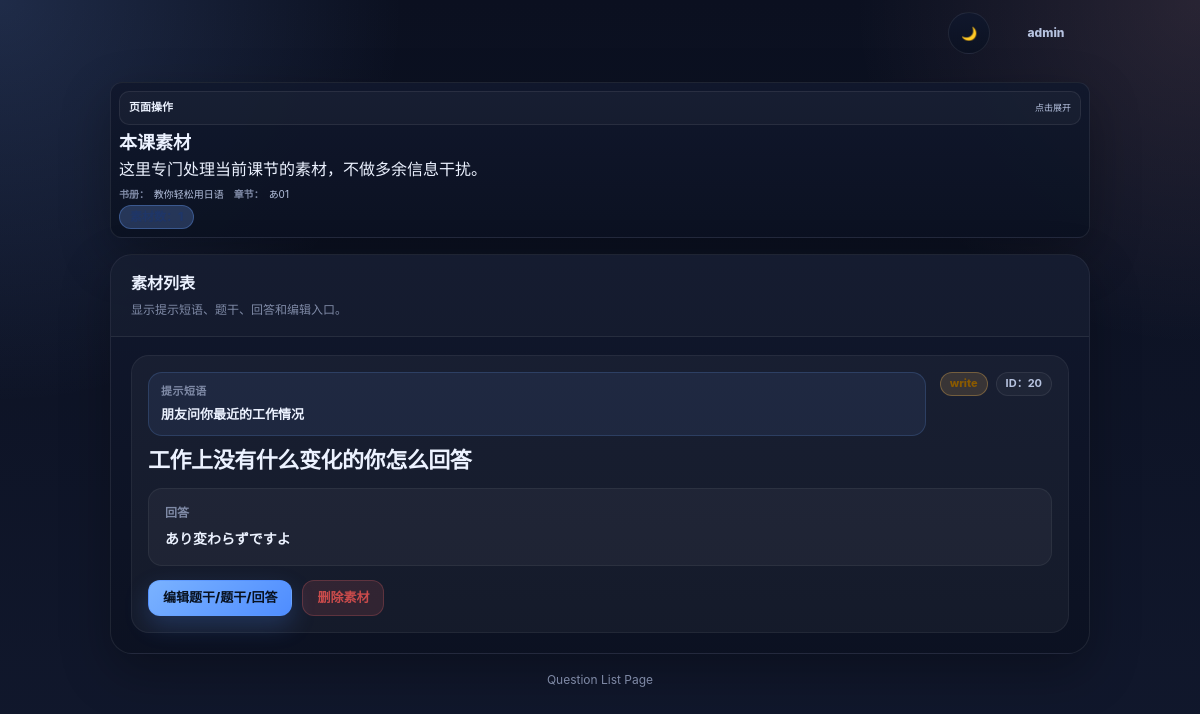
The page /lesson/7/questions/ (signed in) on the database its author committed.
### app/train/models.py (models this page shows, shortened)
class Book(models.Model):
    owner = models.ForeignKey(User, on_delete=models.CASCADE)
    title = models.CharField(max_length=200)
    description = models.TextField(blank=True)

class Lesson(models.Model):
    book = models.ForeignKey(Book, on_delete=models.CASCADE)
    title = models.CharField(max_length=200)
    order = models.IntegerField(default=0)
    class Meta:
        ordering = ["order", "id"]

class Question(models.Model):
    lesson = models.ForeignKey(
        Lesson,
        on_delete=models.CASCADE,
        null=True,
        blank=True
    )
    prompt_text = models.TextField()
    answer_text = models.TextField()
    audio_url = models.URLField(blank=True, null=True)

### app/train/views/train_views.py (the view)
# urls.py: path("lesson/<int:lesson_id>/questions/", lesson_question_list, name="lesson-question-list"),
@login_required
def lesson_question_list(request, lesson_id):
    lesson = get_object_or_404(
        Lesson,
        id=lesson_id,
        book__owner=request.user
    )
    questions = list(
        Question.objects.filter(
            lesson=lesson
        ).order_by("id")
    )
    for question in questions:
        training = question.training_items.order_by("id").first()
        question.display_qtype = training.item_type if training else ""
        question.display_instruction = (
            (training.instruction_text or "").strip()
            if training else ""
        )
        question.display_source_text = (
            (training.source_text or question.prompt_text or "").strip()
            if training else (question.prompt_text or "").strip()
        )
        question.display_target_answer = (
            (training.target_answer or question.answer_text or "").strip()
            if training else (question.answer_text or "").strip()
        )
    return render(request, "train/question_list.html", {
        "lesson": lesson,
        "book": lesson.book,
        "questions": questions,
        "head_actions": [
            {"label": "← 返回训练", "url": reverse("lesson-train", args=[lesson.id])},
            {"label": "返回章节页", "url": reverse("book-detail", args=[lesson.book.id])},
            {"label": "新增素材", "url": f"{reverse('builder-page')}?lesson_id={lesson.id}"},
        ],
        "head_meta": [
            {"label": "书册：", "text": lesson.book.title},
            {"label": "章节：", "text": lesson.title},
        ],
        "head_chips": [
            {"kind": "primary", "text": f"素材数：{len(questions)}"},
        ],
    })

### app/train/templates/train/question_list.html (shortened to what this page needs)
{% extends "train/base_train.html" %}
{% block content %}
{% firstof lesson.book.title book.title "未命名书册" as book_title %}
{% firstof lesson.title "未命名章节" as lesson_title %}
<div class="page">
    <div class="shell">
        {% include "train/includes/page_head.html" with head_type="materials" head_actions=head_actions head_actions_collapsed=True head_actions_title="页面操作" head_title="本课素材" head_desc="这里专门处理当前课节的素材，不做多余信息干扰。" head_meta=head_meta head_chips=head_chips %}
        <section class="list-card">
            <div class="card-header">
                <h2 class="card-title">素材列表</h2>
                <div class="card-subtitle">显示提示短语、题干、回答和编辑入口。</div>
            </div>
            <div class="card-body">
                {% if questions %}
                    <div class="question-list">
                        {% for question in questions %}
                            {% firstof question.display_instruction "" as instruction_text %}
                            {% firstof question.display_source_text question.prompt_text question.question_text question.question "未命名题目" as question_prompt %}
                            {% firstof question.display_target_answer question.answer_text question.answer "暂无答案" as answer_text %}
                            {% firstof question.display_qtype "未分类" as qtype %}
                            <article class="question-item">
                                <div class="question-top">
                                    <div class="question-main">
                                        {% if instruction_text %}
                                            <div class="instruction-box">
                                                <div class="instruction-label">提示短语</div>
                                                <div class="instruction-value">{{ instruction_text }}</div>
                                            </div>
                                        {% endif %}
                                        <h3 class="question-title">{{ question_prompt }}</h3>
                                    </div>
                                    <div class="question-meta">
                                        <span class="chip warning">{{ qtype }}</span>
                                        <span class="chip">ID：{{ question.id }}</span>
                                    </div>
                                </div>
                                <div class="answer-box">
                                    <div class="answer-label">回答</div>
                                    <div class="answer-value">{{ answer_text }}</div>
                                </div>
                                <div class="actions">
                                    <a href="{% url 'question-edit' question.id %}?next={{ request.path }}" class="primary-btn">编辑题干/题干/回答</a>
                                    <form
                                        method="post"
                                        action="{% url 'question-delete' question.id %}?next={{ request.path }}"
                                        class="inline-form"
                                        onsubmit="return confirm('确定删除这条素材吗？删除后将无法恢复。');"
                                    >
                                        <button type="submit" class="danger-btn">删除素材</button>
                                    </form>
                                </div>
                            </article>
                        {% endfor %}
                    </div>
                {% else %}
                    <div class="empty-card">
                        <div class="empty-title">还没有素材</div>
                        <div>先新增第一条素材，再回到训练页继续处理。</div>
                    </div>
                {% endif %}
            </div>
        </section>
        <div class="footer-note">Question List Page</div>
    </div>
</div>
{% endblock %}

### app/train/templates/train/base_train.html (shortened to what this page needs)
{% load static %}
<!DOCTYPE html>
<html lang="zh-CN" data-theme="dark">
<head>
    <link rel="stylesheet" href="{% static 'train/css/theme.css' %}">
</head>
<body class="train-body {% block body_class %}{% endblock %}">
    {% block global_theme_switch %}
    <div class="global-utility-bar">
        <div class="global-theme-switch">
            <button id="themeToggleBtn" aria-label="切换页面风格" title="切换页面风格">
            </button>
        </div>
        {% if request.user.is_authenticated %}
        <details class="user-menu global-user-menu">
            <summary class="user-pill">{{ request.user.username }}</summary>
        </details>
        {% endif %}
    </div>
    {% endblock %}
    {% block content %}{% endblock %}
</body>
</html>

### app/train/templates/train/includes/page_head.html (shortened to what this page needs)
<section class="page-head page-head--{{ head_type|default:'default' }}">
    {% if head_actions %}
        {% if head_actions_collapsed %}
            <details class="page-head__actions-fold">
                <summary class="page-head__actions-summary">
                    <span class="page-head__actions-title">{{ head_actions_title|default:"页面操作" }}</span>
                    <span class="page-head__actions-hint">点击展开</span>
                </summary>
            </details>
        {% else %}
            <div class="page-head__actions-inline">
                {% for action in head_actions %}
                    <a href="{{ action.url }}" class="page-head__action-link">{{ action.label }}</a>
                {% endfor %}
            </div>
        {% endif %}
    {% endif %}
    <div class="page-head__main">
        <h1 class="page-head__title">{{ head_title }}</h1>
        {% if head_desc %}
            <div class="page-head__desc">{{ head_desc }}</div>
        {% endif %}
        {% if head_meta %}
            <div class="page-head__meta">
                {% for item in head_meta %}
                    <span class="page-head__meta-item">
                        {% if item.label %}<strong>{{ item.label }}</strong>{% endif %}
                        {{ item.text }}
                    </span>
                {% endfor %}
            </div>
        {% endif %}
        {% if head_chips %}
            <div class="page-head__chips">
                {% for chip in head_chips %}
                    <span
                        class="page-head__chip page-head__chip--{{ chip.kind|default:'neutral' }}"
                    >
                    </span>
                {% endfor %}
            </div>
        {% endif %}
    </div>
</section>

### app/train/templates/train/question_list.html (style rules this page uses)
.page { width: min(var(--max-width), calc(100% - 32px)); margin: 28px auto 48px; }
.shell { display: flex; flex-direction: column; gap: 16px; }
.list-card { background: linear-gradient(180deg, var(--panel), var(--panel-2)); border: 1px solid var(--border); border-radius: var(--radius-xl); box-shadow: var(--shadow); overflow: hidden; }
.card-header { padding: 16px 20px; border-bottom: 1px solid var(--border); background: rgba(255, 255, 255, 0.02); }
.card-title { margin: 0; font-size: 16px; font-weight: 900; color: var(--text); }
.card-subtitle { margin-top: 4px; font-size: 12px; color: var(--text-faint); }
.card-body { padding: 18px 20px 20px; }
.question-list { display: grid; gap: 14px; }
.question-item { padding: 16px; border-radius: 18px; border: 1px solid rgba(255, 255, 255, 0.06); background: rgba(255, 255, 255, 0.04); display: flex; flex-direction: column; gap: 14px; }
.question-top { display: flex; justify-content: space-between; align-items: flex-start; gap: 14px; }
.question-main { flex: 1 1 auto; min-width: 0; display: flex; flex-direction: column; gap: 10px; }
.instruction-box { padding: 10px 12px; border-radius: 14px; border: 1px solid rgba(110, 168, 255, 0.18); background: rgba(110, 168, 255, 0.08); }
.instruction-label { font-size: 11px; font-weight: 800; color: var(--text-faint); letter-spacing: 0.04em; text-transform: uppercase; margin-bottom: 4px; }
.instruction-value { font-size: 13px; font-weight: 800; color: var(--text); white-space: pre-wrap; word-break: break-word; }
.question-title { margin: 0; font-size: 22px; line-height: 1.28; font-weight: 900; letter-spacing: -0.02em; color: var(--text); word-break: break-word; }
.question-meta { display: flex; flex-wrap: wrap; gap: 8px; flex: 0 0 auto; justify-content: flex-end; align-items: center; }
.question-meta .chip.warning { min-height: 24px; padding: 0 9px; font-size: 11px; font-weight: 800; background: rgba(255, 190, 85, 0.14) !important; border-color: rgba(255, 190, 85, 0.30) !important; color: #8a5a00 !important; }
.question-meta .chip:not(.warning) { min-height: 24px; padding: 0 9px; font-size: 11px; font-weight: 700; background: rgba(255, 255, 255, 0.03); border-color: var(--border); color: var(--text-soft); }
.answer-box { padding: 14px 16px; border-radius: 14px; background: rgba(255, 255, 255, 0.04); border: 1px solid rgba(255, 255, 255, 0.06); }
.answer-label { font-size: 12px; color: var(--text-faint); font-weight: 700; margin-bottom: 6px; }
.answer-value { font-size: 14px; color: var(--text); font-weight: 800; word-break: break-word; white-space: pre-wrap; }
.actions { display: flex; gap: 10px; flex-wrap: wrap; align-items: center; }
.actions .primary-btn, .actions .secondary-btn, .actions .ghost-btn, .actions .danger-btn { min-height: 36px; padding: 0 14px; font-size: 13px; font-weight: 800; }
.inline-form { margin: 0; }

### rows shown on the page
Book: text "教你轻松用日语"
Lesson: text "あ01"
Question: instruction_text "朋友问你最近的工作情况", prompt_text "工作上没有什么变化的你怎么回答", qtype "write", id "20", answer_text "あり変わらずですよ"

### other values the page prints
{{ request.user.username }} "admin"
{{ head_actions_title|default:"页面操作" }} "页面操作"
{{ head_title }} "本课素材"
{{ head_desc }} "这里专门处理当前课节的素材，不做多余信息干扰。"
{{ item.label }} "书册：" "章节："
